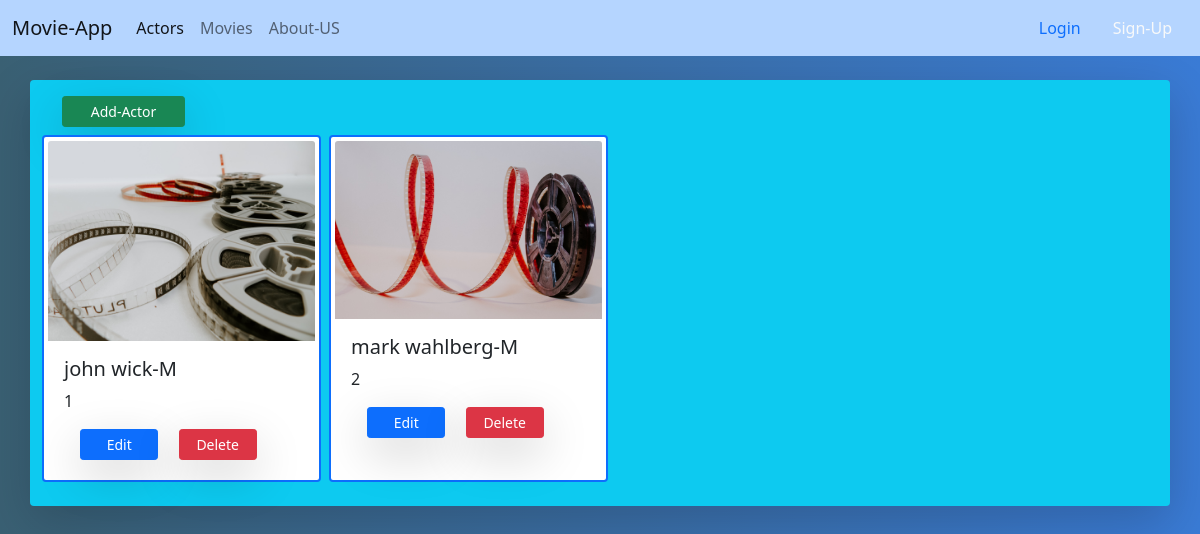
/Actors/, run on the app's committed database.
### Actors/models.py (models this page shows, shortened)
class Actor(models.Model):
    GENDER = (('M', 'M'), ('F', 'F'))
    name = models.fields.CharField(max_length=60)
    gender = models.fields.CharField(choices=GENDER, max_length=1, default='M')
    profile_picture = models.ImageField(default='default.png', upload_to='actors')

### Actors/views.py (the view)
# urls.py: path('', views.index, name='all-Actors'),
def index(request):
    actors = Actor.objects.all()
    return render(request, 'Actors/Actors_list.html', {'actors': actors})

### templates/Actors/Actors_list.html (shortened to what this page needs)
{% extends 'base_layout.html'%}
{% block content %}
    <div class="container mt-4 bg-info shadow-lg p-3 mb-5 rounded ">
        <div class="col-4">
            <a class="btn btn-sm btn-success col-4 ms-3 shadow-lg "
               href="{% url 'Actors:create' %}">Add-Actor</a>
        </div>
        <div class="row p-2">
            {% for actor in actors %}
            <div class="card col-3 me-2 border-2 border-primary p-1">
                <img src="{{ actor.profile_picture.url}}" class="card-img-top" alt="...">
                <div class="card-body">
                    <h5 class="card-title">{{actor.name}}-{{actor.gender}}</h5>
                    <p class="card-text">{{ actor.id}}</p>
                    <a class="btn btn-sm btn-primary col-4 ms-3 shadow-lg "
                       href="{% url 'Actors:edit-actor' actor.id  %}">Edit</a>
                    <a class="btn btn-sm btn-danger col-4 ms-3 shadow-lg "
                       href="{% url 'Actors:delete-actor' actor.id  %}">Delete</a>
                </div>
            </div>
            {% endfor%}
        </div>
    </div>
{% endblock %}

### assets/styles.css (style rules this page uses)
body { background: #3a7bd5; background: -webkit-linear-gradient(to right, #3a6073, #3a7bd5); background: linear-gradient(to right, #3a6073, #3a7bd5); }

### data on the page
Actor: profile_picture (picture), name "john wick", gender "M", id "1"
Actor: profile_picture (picture), name "mark wahlberg", gender "M", id "2"
